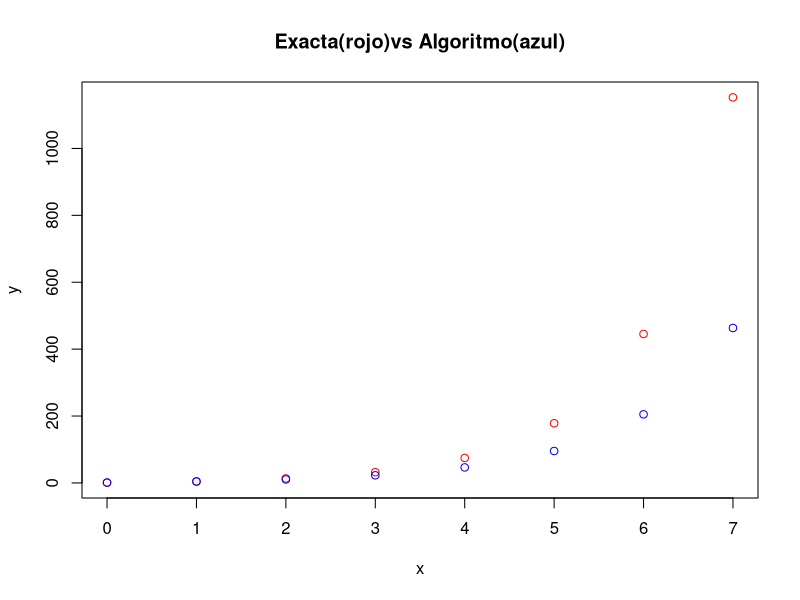

The R source for this figure:
#install.packages('deSolve')
#library('deSolve')
require(deSolve)


#Condiciones iniciales del problema
xInicial = 0
yInicial = 1
cantIteraciones = 7
pasoSalto=1



f1 = function(x,y){
  s = (y+x-x^2+1)
  return (s)
}

solF1 = function(x){
  s = (x^2+x+exp(x))
  return(s)
  
}


exacta = function(yInicial,xInicial,m,h){
  
  if(h>=m)stop("No es posible calcular el metodo")
  i=0
  xi=xInicial
  yi=yInicial
  
  x=c(xi)
  y=c(yi)
  
  pos = 1
  while(i<=m){
    x[pos]=i
    y[pos]=(solF1(i))
    
    i=i+h;
    pos=pos+1
  }
  tabla1 = cbind(x,y)
  #plot(x,y,main = "Algoritmo exacta")
  return (tabla1)
  
}

algoritmo = function(yInicial, xInicial, m,h){
  
  if(h>=m)stop("No es posible calcular el metodo")
  i=0
  
  xi=xInicial
  yi=yInicial
  
  x=c(xi)
  y=c(yi)
  
  pos = 1
  while(i<=m){
    k1=h*eval(f1(xi,yi))
    k2= h*eval(f1(xi+h,yi+k1))
    
    x[pos]=xi
    y[pos]=yi
    xi = xi+h
    yi = yi+(0.5)*(k1+k2)
    i=i+h;
    pos=pos+1
  }
  tabla2 = cbind(x,y)
  #plot(x,y,main = "Algoritmo punto 1")
  return (tabla2)
}

#Estimacion del error sacando la diferencia de evaluar la funcion en
#un punto x y promediar ese valor
calcularError=function(tablaExacta, tablaAlgoritmo){

  
  tam = length(tablaExacta)
  tam2 = length(tablaAlgoritmo)
  
  if(tam!=tam2)stop("No se puede calcular el error")
  
  i = tam /2
  errorAcum = 0
  v1=c()
  v2=c()
  while(i<=tam){
    errorAcum = abs((tablaExacta[i]-tablaAlgoritmo[i])/(tablaExacta[i]))
    i=i+1
  }
  errorAcum = errorAcum*100
  sprintf("El error es de: %f por ciento", (errorAcum))
  
  
}


tablaExacta=exacta(yInicial, xInicial, cantIteraciones, pasoSalto)
tablaAlgoritmo=algoritmo(yInicial, xInicial, cantIteraciones, pasoSalto)
plot(tablaExacta,col="red", main="Exacta(rojo)vs Algoritmo(azul)")
points(tablaAlgoritmo,col="blue" )


calcularError(tablaExacta,tablaAlgoritmo)
